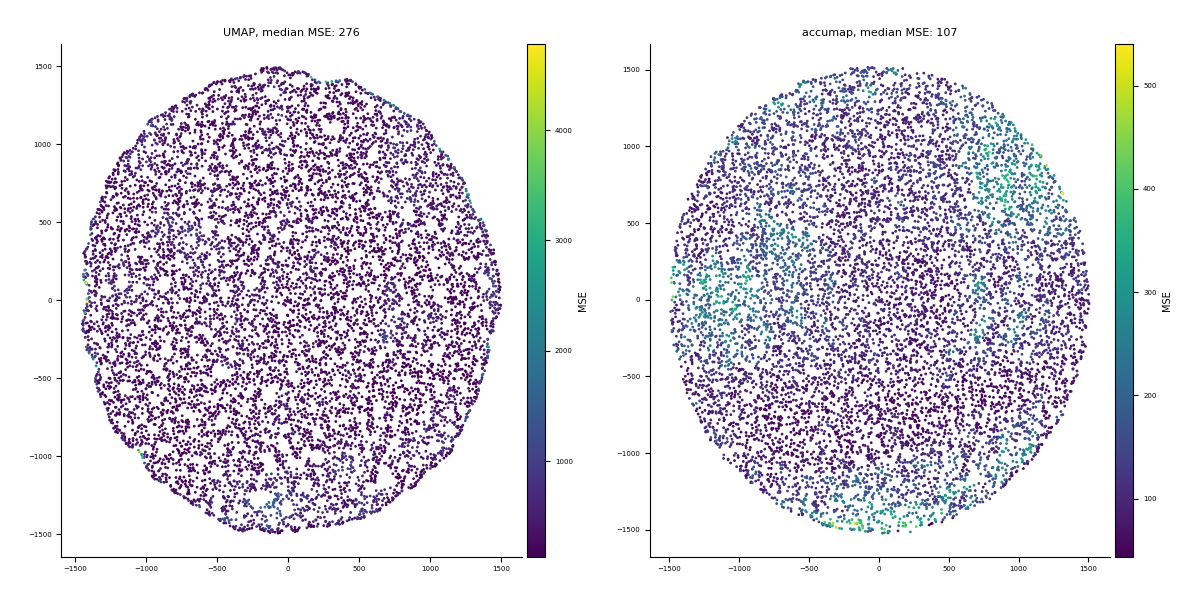
#> input picture final_figures/Fig1a.png, 1200 x 600 px
$ jupyter execute --allow-errors FigSmasher3000.ipynb
#> lines starting #> are read from the running program, lines starting #| are printed output that depends on the picture
[cell 1]
import os
import pathlib as path
#import tifftools
from PIL import Image
def get_concat_h_multi_resize(im_list, resample=Image.LANCZOS):
    min_height = min(im.height for im in im_list)
    im_list_resize = [im.resize((int(im.width * min_height / im.height), min_height),resample=resample)
                      for im in im_list]
    total_width = sum(im.width for im in im_list_resize)
    dst = Image.new('RGB', (total_width, min_height))
    pos_x = 0
    for im in im_list_resize:
        dst.paste(im, (pos_x, 0))
        pos_x += im.width
    return dst

def get_concat_v_multi_resize(im_list, resample=Image.LANCZOS):
    min_width = min(im.width for im in im_list)
    im_list_resize = [im.resize((min_width, int(im.height * min_width / im.width)),resample=resample)
                      for im in im_list]
    total_height = sum(im.height for im in im_list_resize)
    dst = Image.new('RGB', (min_width, total_height))
    pos_y = 0
    for im in im_list_resize:
        dst.paste(im, (0, pos_y))
        pos_y += im.height
    return dst

def get_concat_tile_resize(im_list_2d, resample=Image.LANCZOS):
    im_list_v = [get_concat_h_multi_resize(im_list_h, resample=resample) for im_list_h in im_list_2d]
    return get_concat_v_multi_resize(im_list_v, resample=resample)

[cell 2]
os.chdir('final_figures')

[cell 3]
big_img = get_concat_v_multi_resize([
    Image.open('Fig1a.png'),
    get_concat_h_multi_resize([Image.open('Fig1b.png'), Image.open('Fig1c.png')])
                                    ])
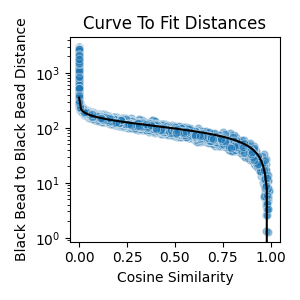
#> input picture final_figures/Fig1b.png, 300 x 300 px
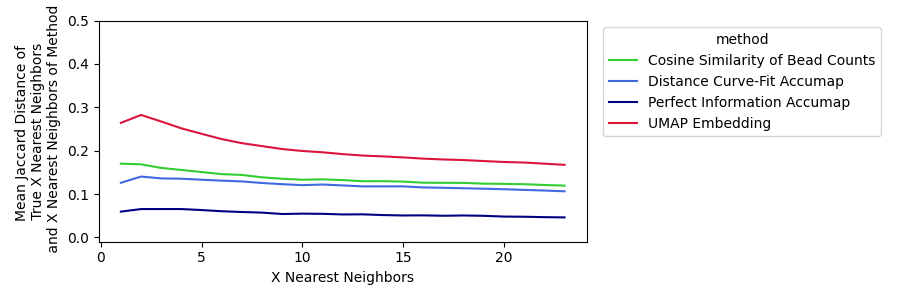
#> input picture final_figures/Fig1c.png, 900 x 300 px
#> in get_concat_h_multi_resize, `min_height = min(im.height for im in im_list)`: min_height = 300
#> in get_concat_h_multi_resize, `im_list_resize = [im.resize((int(im.width * min_height / im.height), m..`: im_list_resize = 2 items
#> in get_concat_h_multi_resize, `total_width = sum(im.width for im in im_list_resize)`: total_width = 1200
#> in get_concat_h_multi_resize, `dst = Image.new('RGB', (total_width, min_height))`: dst: PIL image 1200x300 RGB; every value is 0
#> the loop in get_concat_h_multi_resize, `for im in im_list_resize:` made 2 passes
#> pos_x on passes 1 to 2: 300, 1200
#> after the loop in get_concat_h_multi_resize, `for im in im_list_resize:`:
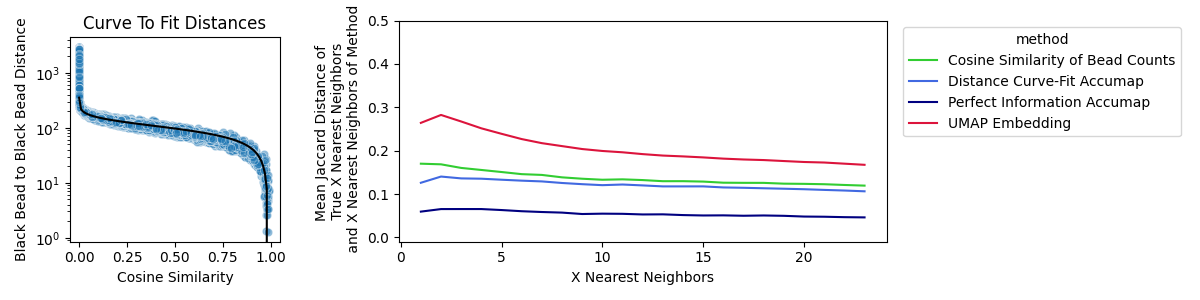
#> dst: PIL image 1200x300 RGB; mean R, G, B 243.7, 244.4, 245.2
#> in get_concat_v_multi_resize, `im_list_resize = [im.resize((min_width, int(im.height * min_width / im..`: im_list_resize = 2 items
#> in get_concat_v_multi_resize, `total_height = sum(im.height for im in im_list_resize)`: total_height = 900
#> in get_concat_v_multi_resize, `dst = Image.new('RGB', (min_width, total_height))`: dst: PIL image 1200x900 RGB; every value is 0
#> the loop in get_concat_v_multi_resize, `for im in im_list_resize:` made 2 passes
#> pos_y on passes 1 to 2: 600, 900
#> after the loop in get_concat_v_multi_resize, `for im in im_list_resize:`:
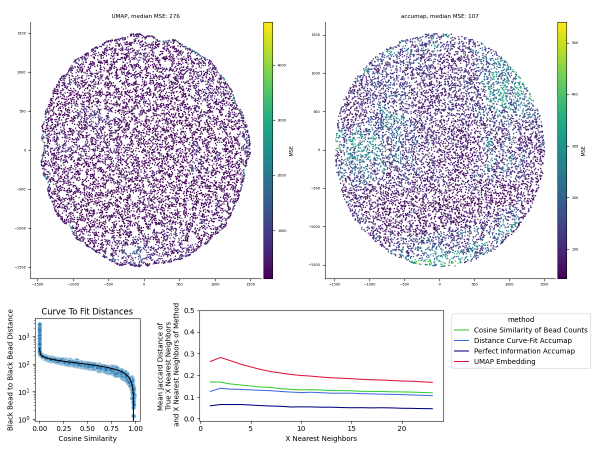
#> dst: PIL image 1200x900 RGB (shown at 1/2 size); mean R, G, B 229.4, 227.5, 234.3
big_img.save('Fig1.png')
big_img

[cell 4]
big_img = get_concat_v_multi_resize([
    Image.open('Supp1a.png'),
    get_concat_h_multi_resize([Image.open('Supp1b.png'), Image.open('Supp1c.png')])
                                    ])
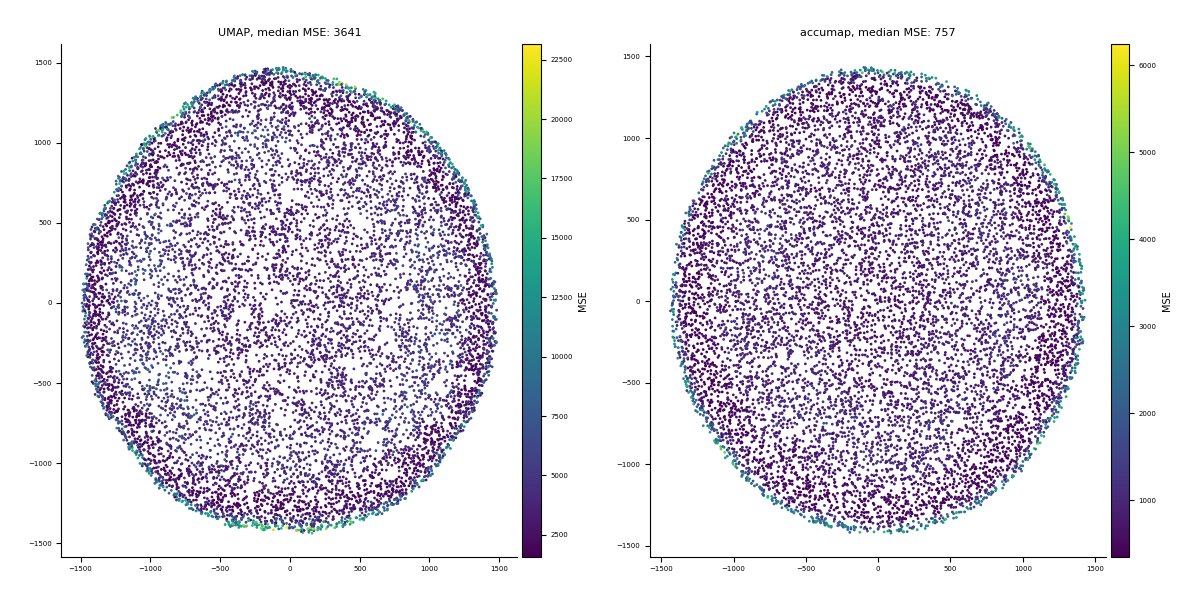
#> input picture final_figures/Supp1a.png, 1200 x 600 px
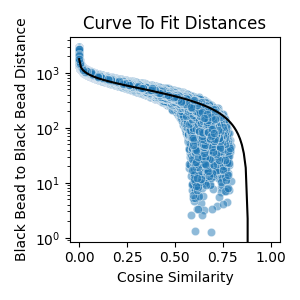
#> input picture final_figures/Supp1b.png, 300 x 300 px
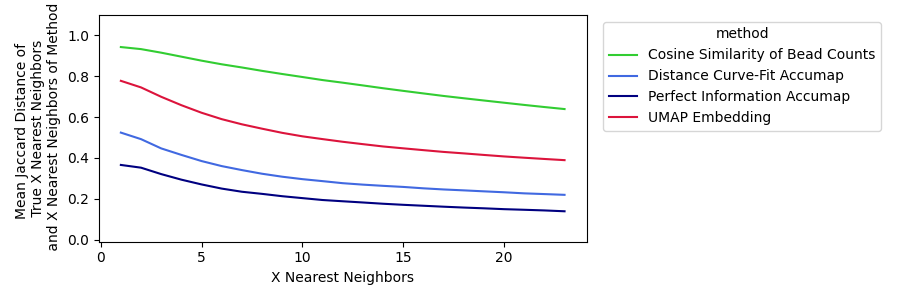
#> input picture final_figures/Supp1c.png, 900 x 300 px
#> call 2 of get_concat_h_multi_resize, with resample = 1
#> the loop in get_concat_h_multi_resize (call 2), `for im in im_list_resize:` made 2 passes
#> after the loop in get_concat_h_multi_resize (call 2), `for im in im_list_resize:`:
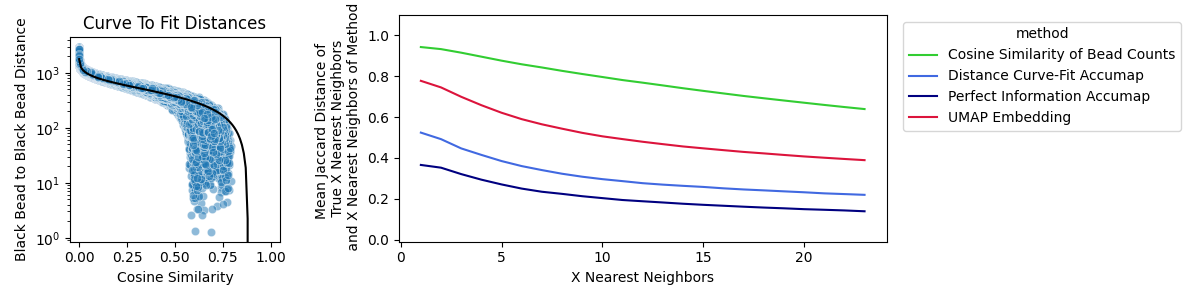
#> dst: PIL image 1200x300 RGB; mean R, G, B 242.6, 243.7, 244.8
#> after the loop in get_concat_h_multi_resize (call 2), `for im in im_list_resize:`: pos_x = 1200
#> call 2 of get_concat_v_multi_resize, with resample = 1
#> the loop in get_concat_v_multi_resize (call 2), `for im in im_list_resize:` made 2 passes
#> after the loop in get_concat_v_multi_resize (call 2), `for im in im_list_resize:`:
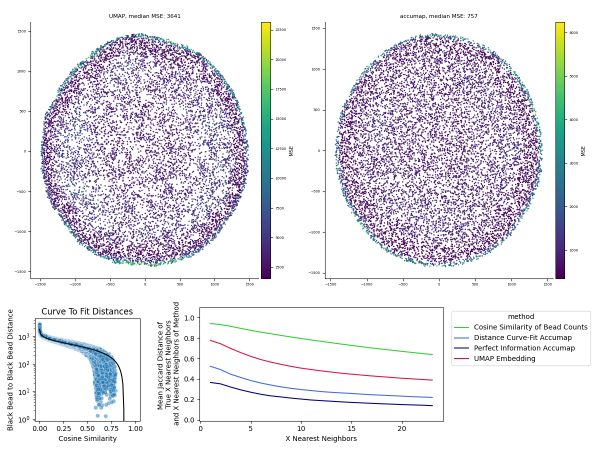
#> dst: PIL image 1200x900 RGB (shown at 1/2 size); mean R, G, B 229, 227.2, 234.2
#> after the loop in get_concat_v_multi_resize (call 2), `for im in im_list_resize:`: pos_y = 900
big_img.save('Supp1.png')
big_img
